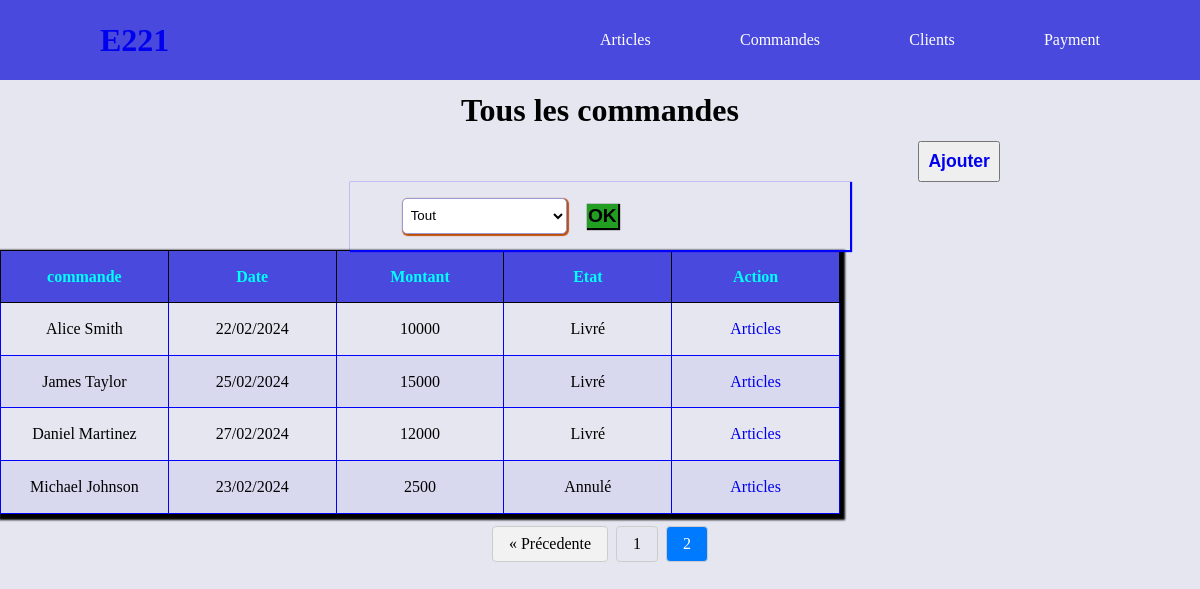
Page /?controller=commande&page=commande&pos=2&etat=0 on the committed database.
### tables this page shows
CREATE TABLE commande(
   idc INT NOT NULL AUTO_INCREMENT ,
   datec DATE,
   montant VARCHAR(100),
   idetat INT NOT NULL,
   id INT NOT NULL,
   FOREIGN KEY(id) REFERENCES client(id),
   FOREIGN KEY(idetat) REFERENCES etatcom(idetat),
   PRIMARY KEY(idc)
);

CREATE TABLE client(
   id INT NOT NULL AUTO_INCREMENT ,
   nom VARCHAR(100) NOT NULL,
   prenom VARCHAR(100) NOT NULL,
   telephone VARCHAR(20) NOT NULL UNIQUE,
   PRIMARY KEY(id)
);

CREATE TABLE etatcom(
   idetat INT NOT NULL AUTO_INCREMENT ,
   nometat VARCHAR(20),
   PRIMARY KEY(idetat)
);

### config/helpers.php (called while the page is built, shortened)
<?php
function loadview(string $views, array $data = [], $layout = "base")
{
    extract($data);
    require_once(ROOT . "/views/" . $views);
}
function path(string $controller, string $page, array $additional = []): string
{
    $link = WEBROOT . "/?controller=$controller&page=$page";
    if (!empty($additional)) {
      foreach ($additional as $key => $value) {
        $link=$link."&"."$key=$value";
      }
    }
    return $link;
}
function countElement(string $table){
    $sql= "select count(*) as total from $table"  ;
   return executeSelect($sql,[],true);
}

### public/index.php (called while the page is built, shortened)
<?php
    require_once(ROOT."/config/router.php");

### bd/database.php (called while the page is built, shortened)
<?php
function openConnexion(){
    $data=null;
    $servername = 'localhost';
    $username = 'gesarticle';
    $password = 'passer123';
    $dbname="article";
    try {
        $conn = new PDO("mysql:host=$servername;dbname=$dbname", $username, $password);
        $conn->setAttribute(PDO::ATTR_ERRMODE, PDO::ERRMODE_EXCEPTION);
        $conn->setAttribute(PDO::ATTR_DEFAULT_FETCH_MODE, PDO::FETCH_ASSOC);
        return $conn;
    } catch(PDOException $e) {
        echo "Erreur de connexion à la base de données : " . $e->getMessage();
    }
}
function executeSelect(string $sql,array $data=[],$one=false) {
        $conn=openConnexion();
        $statement = $conn->prepare($sql);
      count($data)==0?$statement->execute():$statement->execute($data);
      $result=$one==true?$statement->fetch():$statement->fetchAll();
        return $result ;
}

### model/commande.model.php (called while the page is built, shortened)
<?php
function findAllCommandes(int $filtre,$debut=0):array{
    $sql="select *,DATE_FORMAT(datec, '%d/%m/%Y') as datec from commande c,client cl, etatcom et where c.id=cl.id and c.idetat=et.idetat";
     $sql=$sql." limit $debut,5";
    return executeSelect($sql,$filtre!=0?["filtre"=>$filtre]:[]);
}

### views/commande/allcommande.html.php (the view, shortened to what this page needs)
<h1> Tous les commandes</h1>
<div class="col-12 flex aic jcc">
    <div class="col-8 flex aiend">
        <button><a href="<?= path('commande', 'ajoutcommande') ?>">Ajouter</a></button>
    </div>
    </div>
<form action="<?= WEBROOT ?>" method="get">
    <div class="formc flex aic jcc col-5">
        <div class="col-10 flex jc-se aic">
            <select name="etat" id="" class="col-5">
                <option value="0">Tout</option>
            </select>
            <button type="submit" name="page" value="commande" class="butfiltre bgreen"> OK </button>
        </div>
    </div>
</form>
<table>
    <thead>
        <th>commande</th>
        <th>Date</th>
        <th>Montant</th>
        <th>Etat</th>
        <th> Action</th>
    </thead>
    <tbody>
        <?php foreach ($commandes as $key => $commande) : ?>
            <tr>
                <td><?= $commande["prenom"] . " " . $commande["nom"] ?></td>
                <td><?= $commande["datec"] ?></td>
                <td><?= $commande["montant"] ?></td>
                <td><?= $commande["nometat"] ?></td>
                <td> <a href="<?= path('article','article',['key'=>$commande['idc']])?>"> Articles</a> </td>
            </tr>
        <?php endforeach ?>
    </tbody>
</table>
<div class="flex jcc aic col-12 espaceTB">
    <div class="pagination ">
        <?php if ($page > 1) : ?>
            <a href="<?= path('commande', 'commande', ['pos' => ($page-1),"etat"=>$_SESSION["filtre"]]) ?>" class="prev">&laquo; Précedente</a>
        <?php endif ?>
        <?php for ($i = 1; $i <= $nbr_page; $i++) : ?>
            <a href=" <?= path('commande', 'commande', ['pos' => $i,"etat"=>$_SESSION["filtre"]]) ?>" class=<?=$page==$i?"active":""?>><?= $i ?> </a>
        <?php endfor ?>
    </div>
</div>

### public/css/style.css (style rules this page uses)
* { padding: 0; margin: 0; list-style-type: none; text-decoration: none; box-sizing: border-box; }
.aiend { align-items: flex-end; justify-content: right; }
.bgreen { background-color: rgb(34, 159, 34); }
.espaceTB { margin: 1% 0%; }
.jcc { justify-content: center; }
.flex { display: flex; align-items: center; }
body { background-color: rgb(230, 230, 240); }
table { border-collapse: collapse; box-shadow: 2px 3px 2px 3px black; width: 70%; text-align: center; table-layout: fixed; }
th { border: solid 1px black; padding: 2%; background-color: rgb(73, 73, 221); color: aqua; text-align: center; }
td { border: solid 1px blue; padding: 2%; text-align: center; }
.tabpay input,select { width: 100%; height: 4.5vh; border: solid rgb(154, 154, 212) 1px; background-color: rgb(245, 239, 239); box-shadow: 1px 1px 1px 1px black; margin-bottom: 1%; margin-top: 1%; padding: 1%; border-radius: 5px; }
tbody tr:nth-child(even) { background-color: rgb(216, 216, 239); }
h1 { text-align: center; margin: 1% 0; }
form { width: 100%; display: flex; align-items: center; justify-content: center; color: black; border-radius: 5px; transition: 1s; }
.formc { display: flex; flex-direction: column; justify-content: space-around; align-items: center; width: 40%; height: 80%; box-shadow: 1px 1px 1px 1px blue; padding: 1%; }
select, input { width: 70%; height: 4.5vh; border: solid rgb(154, 154, 212) 1px; background-color: rgb(245, 239, 239); box-shadow: 1px 1px 1px 1px #c14e07; margin-bottom: 1%; margin-top: 1%; padding: 1%; border-radius: 5px; }
select, input:hover, textarea:hover { background-color: white; color: black; }
button { color: white; padding: 1%; font-weight: 900; font-size: 1.1em; cursor: pointer; transition: .8s; }
.butfiltre { margin-left: 5%; color: black; padding: .3%; box-shadow: 1px 1px 1px 1px black; font-size: 1.2em; transition: .5s; border: none; }
.pagination { display: flex; list-style: none; padding: 0; }
.pagination a { color: #000; text-decoration: none; padding: 8px 16px; margin: 0 4px; border: 1px solid #ccc; border-radius: 4px; }
.pagination a.active { background-color: #007bff; color: #fff; }
.pagination .prev, .pagination .next { background-color: #f2f2f2; }
.col-5 { width: 41.66%; }
.col-8 { width: 66.66%; }
.col-10 { width: 83.33%; }
.col-12 { width: 100%; }

### rows in the picture
commande: id.prenom "Alice", id.nom "Smith", datec "22/02/2024", montant "10000", idetat.nometat "Livré"
commande: id.prenom "James", id.nom "Taylor", datec "25/02/2024", montant "15000", idetat.nometat "Livré"
commande: id.prenom "Daniel", id.nom "Martinez", datec "27/02/2024", montant "12000", idetat.nometat "Livré"
commande: id.prenom "Michael", id.nom "Johnson", datec "23/02/2024", montant "2500", idetat.nometat "Annulé"
